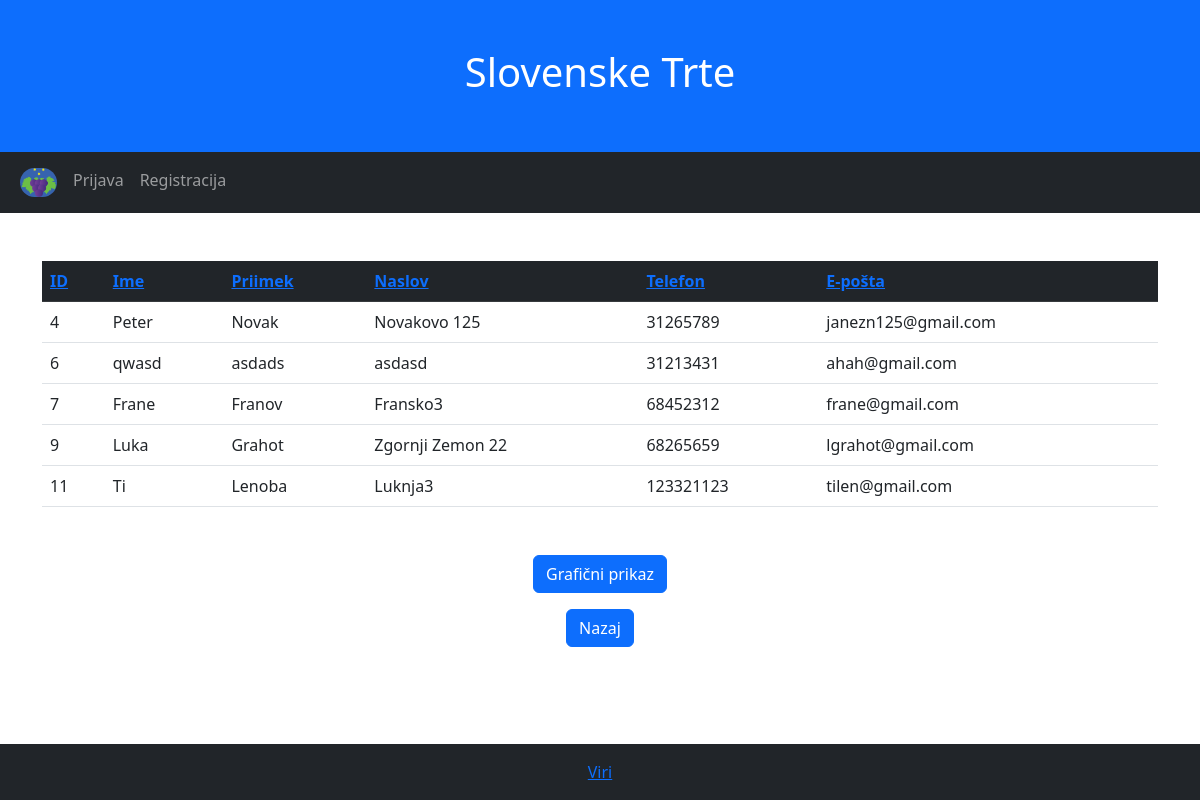
/vinogradniki.php, run on the app's committed database.
### tables this page shows
CREATE TABLE `vinogradnik` (
  `ID` int(5) NOT NULL,
  `ime` varchar(35) NOT NULL,
  `priimek` varchar(35) NOT NULL,
  `naslov` varchar(50) NOT NULL,
  `telefon` int(15) NOT NULL,
  `e_posta` varchar(50) NOT NULL,
  `uporabnisko_ime` varchar(50) NOT NULL,
  `geslo` varchar(50) NOT NULL
);

### vinogradniki.php (the view, shortened to what this page needs)
<?php
$conn = mysqli_connect('localhost', 'id21675710_trte', 'Trte123&', 'id21675710_slovensketrte');
$stmt = mysqli_prepare($conn, "SELECT ID, ime, priimek, naslov, telefon, e_posta FROM vinogradnik");
mysqli_stmt_execute($stmt);
$result = mysqli_stmt_get_result($stmt);
$atribut = isset($_GET['atribut']) ? $_GET['atribut'] : 'ID';
$smer = isset($_GET['smer']) ? $_GET['smer'] : 'ASC';
$data = array();
while ($row = mysqli_fetch_assoc($result)) {
  $data[] = $row;
}
usort($data, 'cmp');
?>
<!DOCTYPE html>
<html lang="en">
<head>
  <link href="https://cdn.jsdelivr.net/npm/bootstrap@5.2.3/dist/css/bootstrap.min.css" rel="stylesheet">
</head>
<body>
<div class="container-fluid p-5 bg-primary text-white text-center">
  <h1>Slovenske Trte</h1>
</div>
<nav class="navbar navbar-expand-sm bg-dark navbar-dark">
  <div class="container-fluid">
    <ul class="navbar-nav" id = "nav-items">
      <li class="nav-item">
        <a class="nav-link active" href="index.php">
        <img src="Slike/logo.png" alt="Avatar Logo" style="width:37px;" class="rounded-pill">
        </a>
      </li>
      <?php if(isset($_SESSION['vinogradnik_ID'])): ?>
      <li class="nav-item">
        <a class="nav-link" href="odjava.php">Odjava</a>
      </li>
      <?php else: ?>
      <li class="nav-item">
        <a class="nav-link" href="prijava.php">Prijava</a>
      </li>
      <li class="nav-item">
        <a class="nav-link" href="registracija.php">Registracija</a>
      </li>
      <?php endif; ?>
    </ul>
  </div>
</nav>
<div class="container mt-5">
  <table class="table">
    <thead class="table-dark">
      <tr>
        <th><a href="?atribut=ID&smer=<?php echo $atribut == 'ID' && $smer == 'ASC' ? 'DESC' : 'ASC'; ?>">ID</a></th>
        <th><a href="?atribut=ime&smer=<?php echo $atribut == 'ime' && $smer == 'ASC' ? 'DESC' : 'ASC'; ?>">Ime</a></th>
        <th><a href="?atribut=priimek&smer=<?php echo $atribut == 'priimek' && $smer == 'ASC' ? 'DESC' : 'ASC'; ?>">Priimek</a></th>
        <th><a href="?atribut=naslov&smer=<?php echo $atribut == 'naslov' && $smer == 'ASC' ? 'DESC' : 'ASC'; ?>">Naslov</a></th>
        <th><a href="?atribut=telefon&smer=<?php echo $atribut == 'telefon' && $smer == 'ASC' ? 'DESC' : 'ASC'; ?>">Telefon</a></th>
        <th><a href="?atribut=e_posta&smer=<?php echo $atribut == 'e_posta' && $smer == 'ASC' ? 'DESC' : 'ASC'; ?>">E-pošta</a></th>
      </tr>
    </thead>
    <tbody>
      <?php foreach ($data as $row){ ?>
            <tr>
                <td><?php echo $row['ID']; ?></td>
                <td><?php echo $row['ime']; ?></td>
                <td><?php echo $row['priimek']; ?></td>
                <td><?php echo $row['naslov']; ?></td>
                <td><?php echo $row['telefon']; ?></td>
                <td><?php echo $row['e_posta']; ?></td>
            </tr>
        <?php } ?>
    </tbody>
  </table>
</div>
<div class="container mt-5 text-center">
  <button id="graf" type="button" class="btn btn-primary" name="graf">Grafični prikaz</button>
</div>
<div class="container mt-3 mb-3 text-center">
  <button id="nazaj" class="btn btn-primary">Nazaj</button>
</div>
<div class="p-3 bg-dark text-white text-center fixed-bottom">
  <a href="viri.php">Viri</a>
</div>
</body>
</html>

### data on the page
vinogradnik: ID "4", ime "Peter", priimek "Novak", naslov "Novakovo 125", telefon "31265789", e_posta "janezn125@gmail.com"
vinogradnik: ID "6", ime "qwasd", priimek "asdads", naslov "asdasd", telefon "31213431", e_posta "ahah@gmail.com"
vinogradnik: ID "7", ime "Frane", priimek "Franov", naslov "Fransko3", telefon "68452312", e_posta "frane@gmail.com"
vinogradnik: ID "9", ime "Luka", priimek "Grahot", naslov "Zgornji Zemon 22", telefon "68265659", e_posta "lgrahot@gmail.com"
vinogradnik: ID "11", ime "Ti", priimek "Lenoba", naslov "Luknja3", telefon "123321123", e_posta "tilen@gmail.com"
